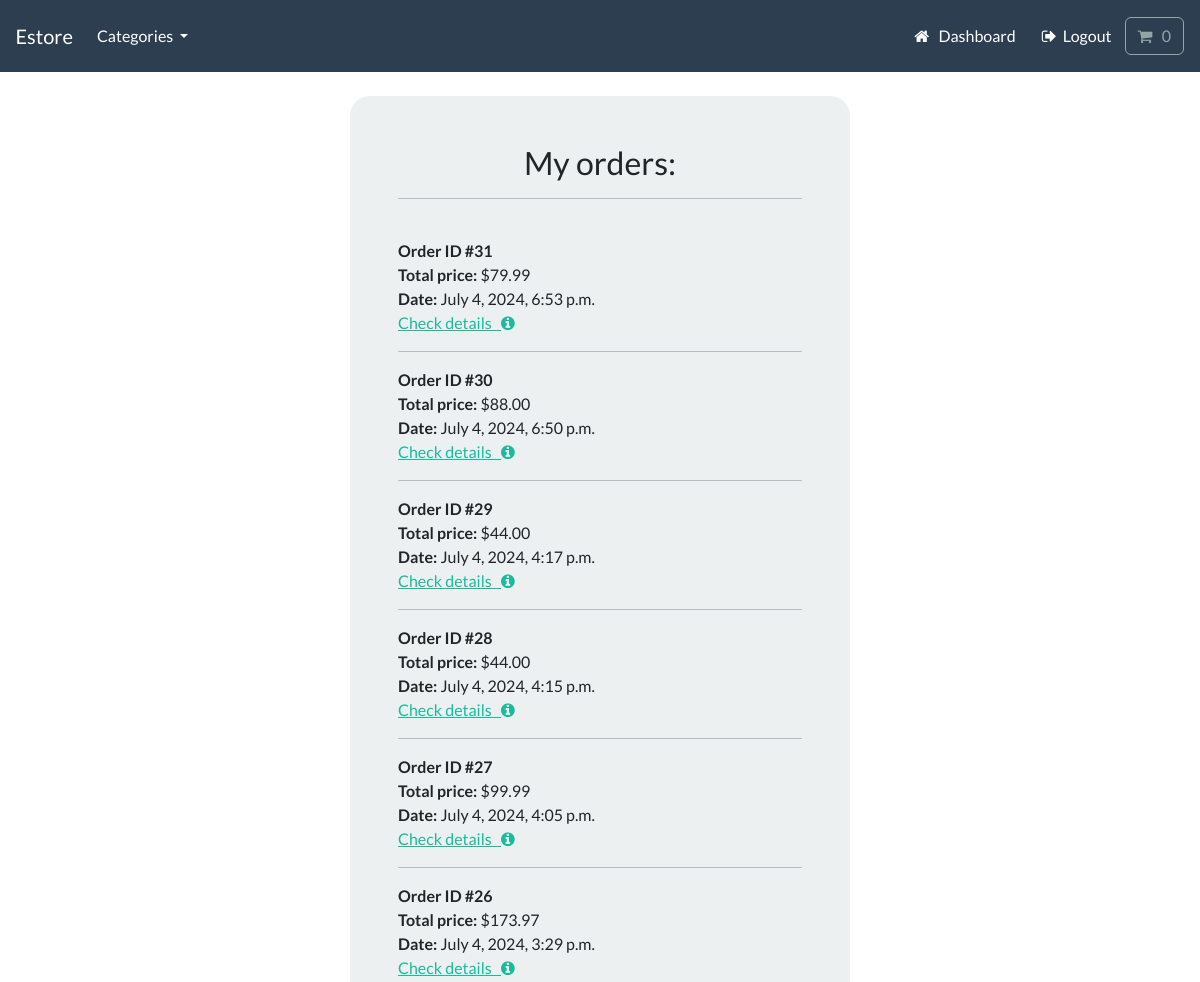
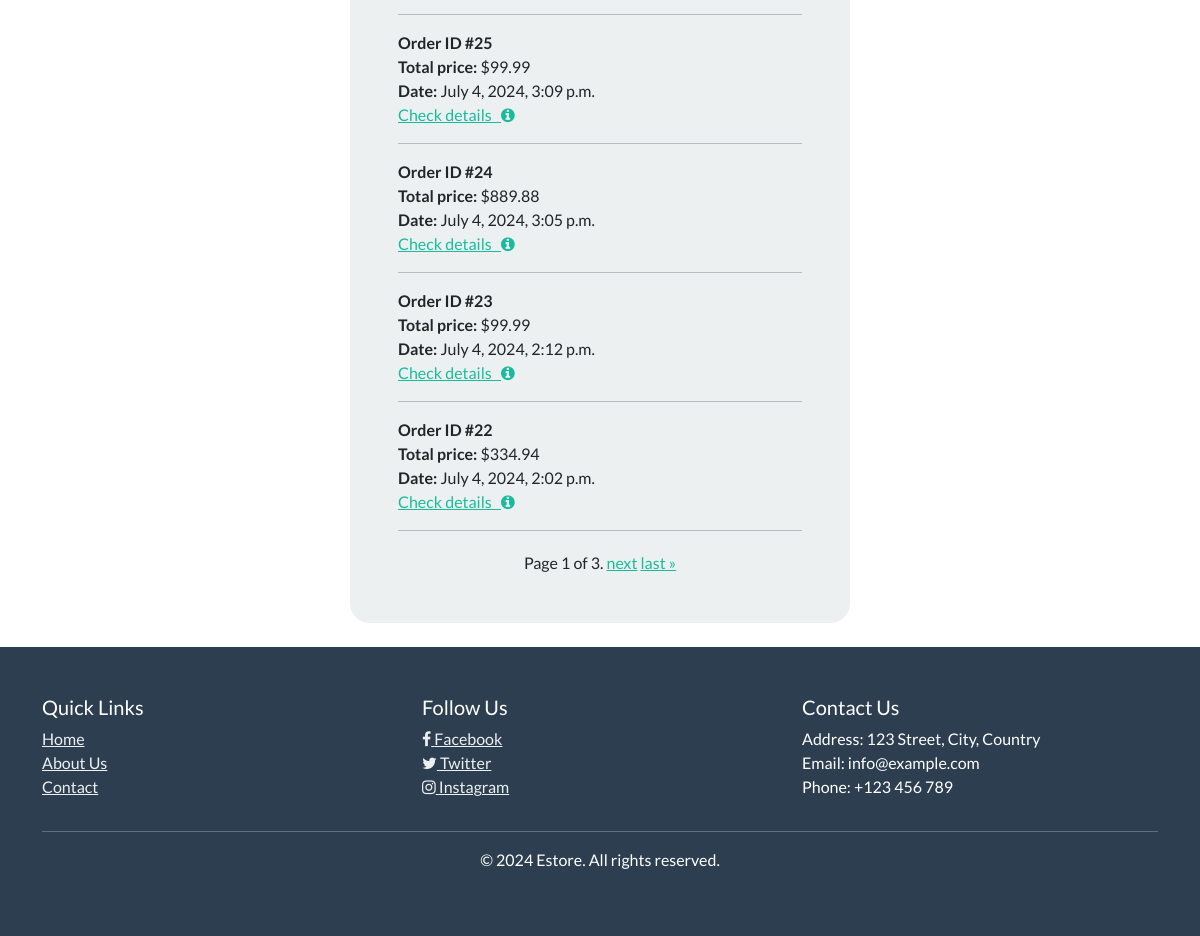
/account/my-orders (signed in), run on an earlier commit of the app's database (2 pictures, top to bottom).
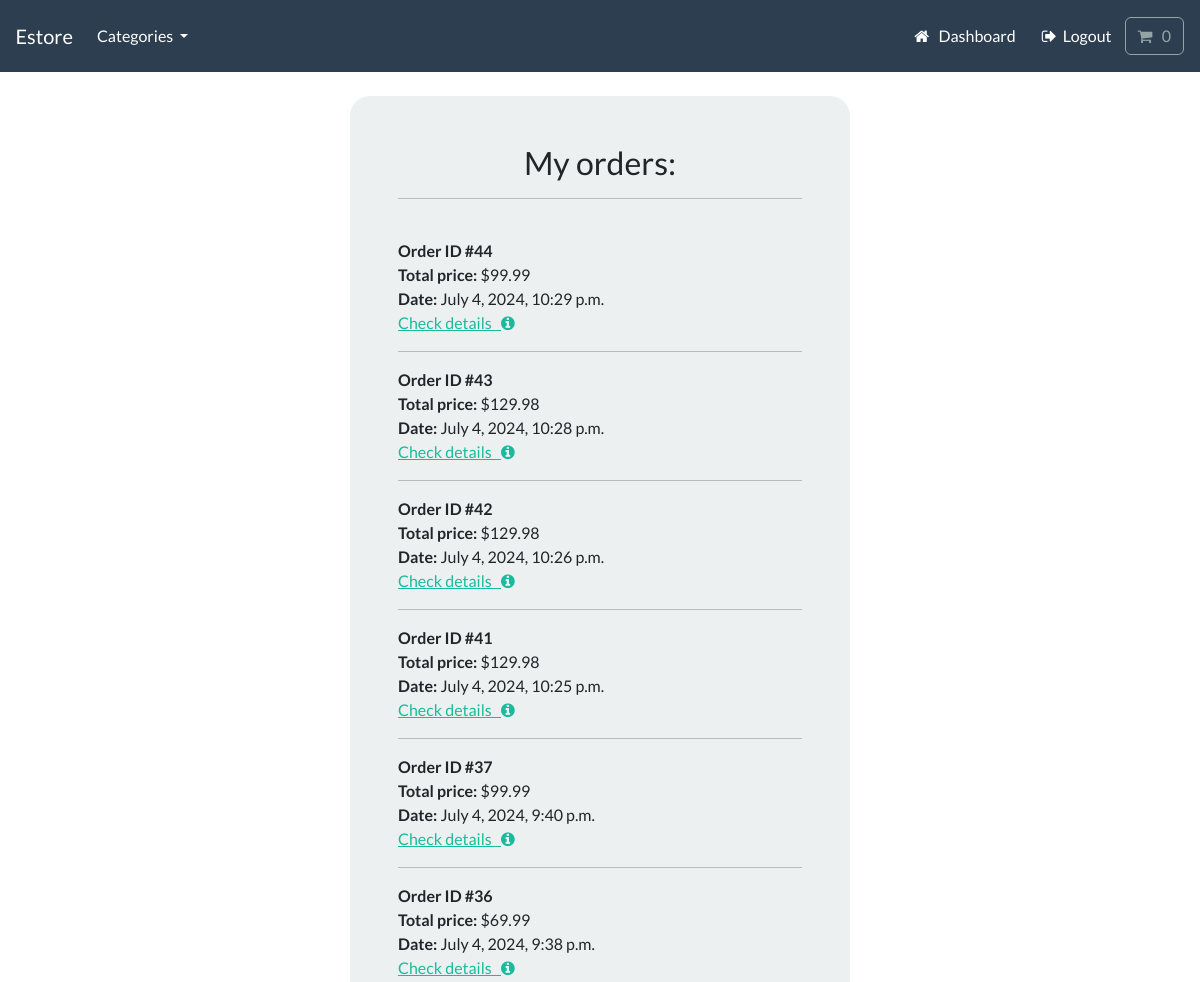
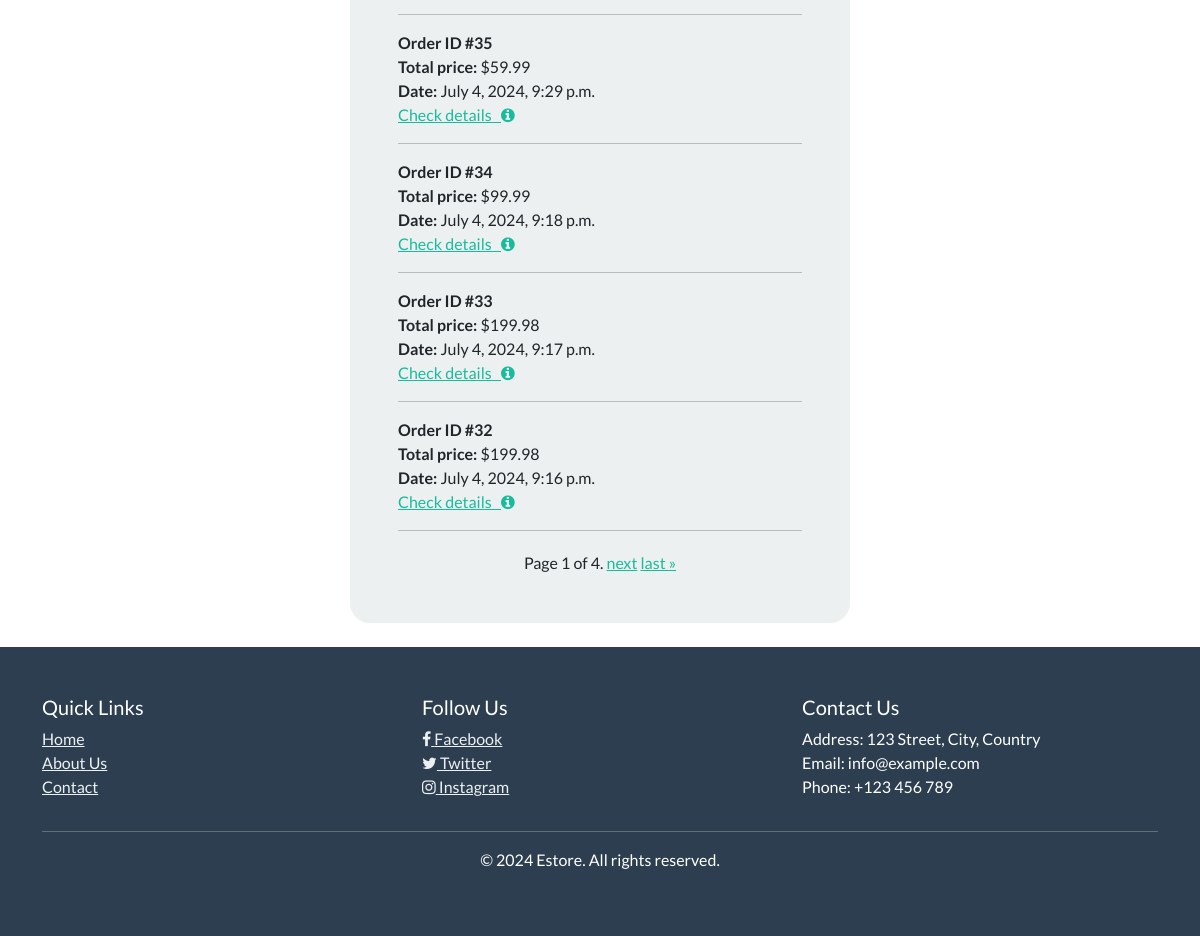
And on a later commit of the database (2 pictures, top to bottom).
### payment/models.py (models this page shows, shortened)
class Order(models.Model):
    full_name = models.CharField(max_length=300)
    email = models.EmailField(max_length=255)
    shipping_address = models.TextField(max_length=1000)
    paid_amount = models.DecimalField(max_digits=6, decimal_places=2)
    order_date = models.DateTimeField(auto_now_add=True)
    user = models.ForeignKey(User, on_delete=models.CASCADE, null=True, blank=True)
    class Meta:
        verbose_name_plural = "Order"

### account/views.py (the view)
# urls.py: path("my-orders", views.my_orders, name="my-orders"),
@login_required(login_url="my-login")
def my_orders(request):
    orders_list = Order.objects.filter(user=request.user).order_by("-order_date")
    paginator = Paginator(orders_list, 10)
    page = request.GET.get("page")
    try:
        orders = paginator.page(page)
    except PageNotAnInteger:
        orders = paginator.page(1)
    except EmptyPage:
        orders = paginator.page(paginator.num_pages)
    context = {"orders": orders}
    return render(request, "account/my-orders.html", context)

### cart/cart.py (called while the page is built)
    def __len__(self):
        return sum(item["qty"] for item in self.cart.values())

### cart/context_processors.py (called while the page is built)
def cart(request):
    return {"cart": Cart(request)}

### store/models.py (called while the page is built)
    def get_absolute_url(self):
        return reverse("list-category", args=[self.slug])

### store/views.py (called while the page is built)
def categories(request):
    all_categories = Category.objects.all()
    return {"all_categories": all_categories}

### account/templates/account/my-orders.html (shortened to what this page needs)
{% extends "store/base.html" %}
{% load static %}
{% load crispy_forms_tags %}
{% block content %}
<div class="container bg-light shadow-md p-5 form-layout">
    <h3 class="text-center">My orders:</h3>
    <hr>
    <br>
    {% for order in orders %}
    <strong>Order ID #{{ order.id }}</strong>
    <br>
    <strong>Total price:</strong> ${{ order.paid_amount }}
    <br>
    <strong>Date:</strong> {{ order.order_date }}
    <br>
    <a href="{% url 'order-detail' order.id %}" class="">Check details &nbsp; <i class="fa fa-info-circle"
            aria-hidden="true"></i> </a>
    <hr>
    {% endfor %}
    <div class="pagination">
        <span class="step-links">
            <span class="current">
                Page {{ orders.number }} of {{ orders.paginator.num_pages }}.
            </span>
            {% if orders.has_next %}
            <a href="?page={{ orders.next_page_number }}">next</a>
            <a href="?page={{ orders.paginator.num_pages }}">last &raquo;</a>
            {% endif %}
        </span>
    </div>
</div>
<br>
{% endblock %}

What changed in the data, as far as the page shows it:
no longer on this page (row unchanged): Order: id "31", paid_amount "79.99", order_date "July 4, 2024, 6:53 p.m."
no longer on this page (row unchanged): Order: id "30", paid_amount "88.00", order_date "July 4, 2024, 6:50 p.m."
no longer on this page (row unchanged): Order: id "29", paid_amount "44.00", order_date "July 4, 2024, 4:17 p.m."
no longer on this page (row unchanged): Order: id "28", paid_amount "44.00", order_date "July 4, 2024, 4:15 p.m."
no longer on this page (row unchanged): Order: id "27", paid_amount "99.99", order_date "July 4, 2024, 4:05 p.m."
no longer on this page (row unchanged): Order: id "26", paid_amount "173.97", order_date "July 4, 2024, 3:29 p.m."
no longer on this page (row unchanged): Order: id "25", paid_amount "99.99", order_date "July 4, 2024, 3:09 p.m."
no longer on this page (row unchanged): Order: id "24", paid_amount "889.88", order_date "July 4, 2024, 3:05 p.m."
no longer on this page (row unchanged): Order: id "23", paid_amount "99.99", order_date "July 4, 2024, 2:12 p.m."
no longer on this page (row unchanged): Order: id "22", paid_amount "334.94", order_date "July 4, 2024, 2:02 p.m."
added Order: id "44", paid_amount "99.99", order_date "July 4, 2024, 10:29 p.m."
added Order: id "43", paid_amount "129.98", order_date "July 4, 2024, 10:28 p.m."
added Order: id "42", paid_amount "129.98", order_date "July 4, 2024, 10:26 p.m."
added Order: id "41", paid_amount "129.98", order_date "July 4, 2024, 10:25 p.m."
added Order: id "37", paid_amount "99.99", order_date "July 4, 2024, 9:40 p.m."
added Order: id "36", paid_amount "69.99", order_date "July 4, 2024, 9:38 p.m."
added Order: id "35", paid_amount "59.99", order_date "July 4, 2024, 9:29 p.m."
added Order: id "34", paid_amount "99.99", order_date "July 4, 2024, 9:18 p.m."
added Order: id "33", paid_amount "199.98", order_date "July 4, 2024, 9:17 p.m."
added Order: id "32", paid_amount "199.98", order_date "July 4, 2024, 9:16 p.m."
Also different on the page:
{{ orders.paginator.num_pages }}: "3" → "4"
